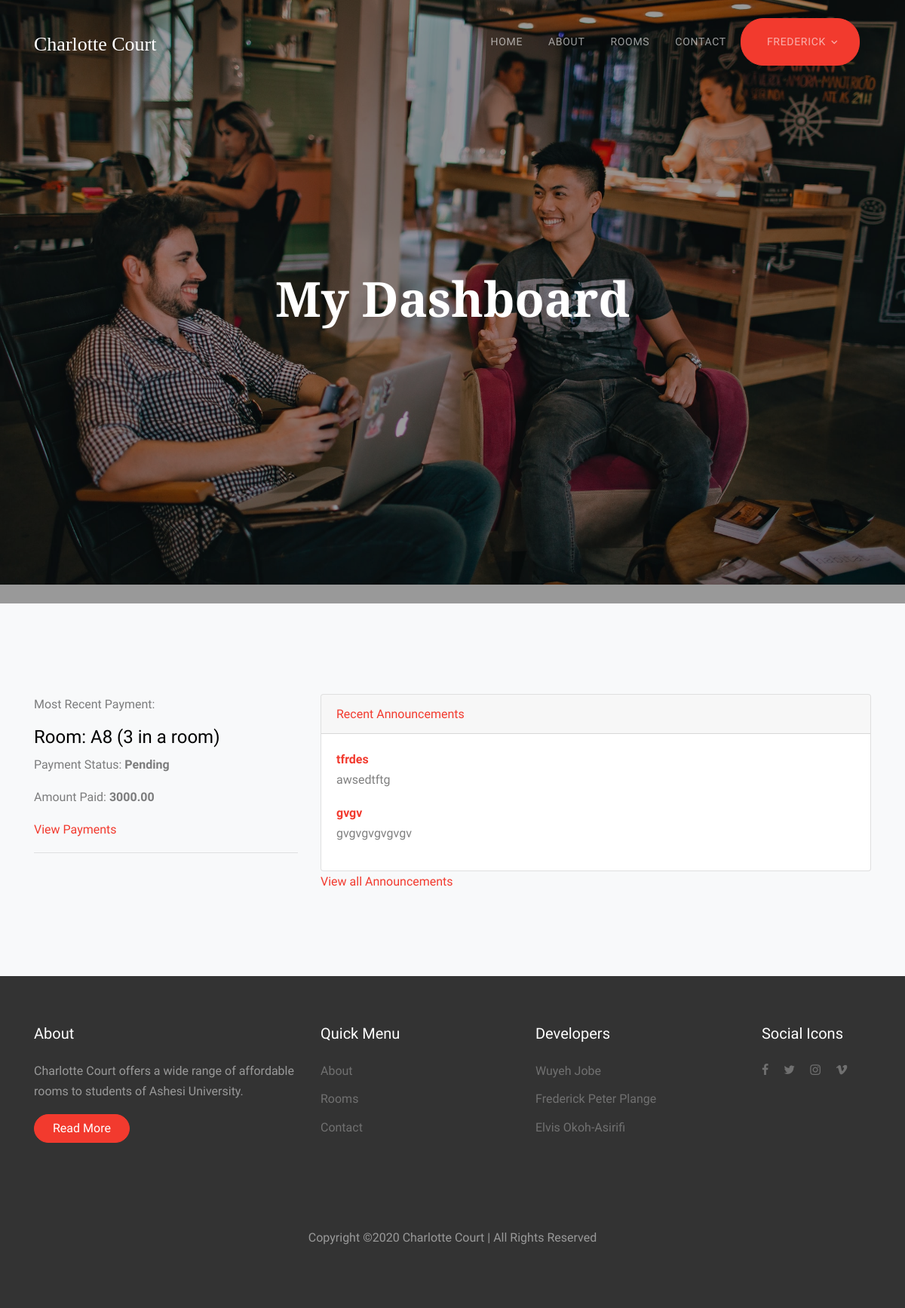
Screenshot of /hostel/dashboard/ (signed in) with the database file from the repository.
### hostel/models.py (models this page shows, shortened)
class Payment(models.Model):
    user = models.ForeignKey(User, related_name='payments', on_delete=models.CASCADE)
    room = models.ForeignKey(Room, related_name='payments', on_delete=models.CASCADE)
    reservation = models.ForeignKey(Reservation, related_name='payments', on_delete=models.CASCADE)
    status = models.CharField(max_length=50, default='Pending')
    amount = models.DecimalField(max_digits=7, decimal_places=2)
    balance = models.DecimalField(max_digits=7, decimal_places=2, default=0.00)
    date_time = models.DateTimeField(auto_now_add=True)
    class Meta:
        ordering = ["date_time"]

class Room(models.Model):
    room_type = models.ForeignKey(Room_Type, related_name='rooms', on_delete=models.CASCADE)
    name = models.CharField(max_length=50, help_text='Name must be a maximum of 50 characters', unique=True)
    num_of_people = models.PositiveSmallIntegerField(default=0)
    status = models.CharField(max_length=30, default='Available') #full or available
    class Meta:
        ordering = ["name"]

class Room_Type(models.Model):
    capacity = models.PositiveSmallIntegerField()
    price_per_day = models.DecimalField(null=True, blank=True, max_digits=7, decimal_places=2)
    price_per_week = models.DecimalField(null=True, blank=True, max_digits=7, decimal_places=2)
    price_per_month = models.DecimalField(null=True, blank=True, max_digits=7, decimal_places=2)
    price_per_sem = models.DecimalField(max_digits=7, decimal_places=2)
    image1 = models.ImageField(null=True, blank=True, upload_to='static/images/', max_length=100)
    image2 = models.ImageField(null=True, blank=True, upload_to='static/images/', max_length=100)
    image3 = models.ImageField(null=True, blank=True, upload_to='static/images/', max_length=100)
    class Meta:
        ordering = ["capacity"]

class Announcement(models.Model):
    title = models.CharField(max_length=100)
    message = models.TextField(max_length=2000)
    date_time = models.DateTimeField(auto_now_add=True)

### hostel/views.py (the view)
# urls.py: path('dashboard/', views.DashboardView.as_view(), name='dashboard'),
class DashboardView(ListView):
    model = Payment
    context_object_name = 'payments'
    template_name = 'my_dashboard.html'
    def get_context_data(self, **kwargs):
        context = super(DashboardView, self).get_context_data(**kwargs)
        context['announcements'] = Announcement.objects.order_by('-date_time')[:2]
        reservation = Reservation.objects.filter(user=self.request.user).order_by('-date')[:1]
        if reservation:
            duration_type = reservation[0].duration_type
            duration = reservation[0].duration
            amount = 0
            if duration_type == "Sem":
                amount = reservation[0].room.room_type.price_per_sem * duration
            elif duration_type == "Month":
                amount = reservation[0].room.room_type.price_per_month * duration
            elif duration_type == "Week":
                amount = reservation[0].room.room_type.price_per_week * duration
            elif duration_type == "Day":
                amount = reservation[0].room.room_type.price_per_day * duration
            payment = Payment.objects.filter(reservation=reservation)
            if not payment:
                context['reservations'] = reservation
                context['amount'] = amount
        return context
    def get_queryset(self):
        queryset = Payment.objects.select_related('reservation').filter(user=self.request.user).order_by('-date_time')[:1]
        return queryset

### templates/my_dashboard.html (shortened to what this page needs)
{% extends 'master.html' %}
{% block intro %}
<div class="site-blocks-cover overlay" style="background-image: url(/static/images/hero_1.jpg)" data-aos="fade" data-stellar-background-ratio="0.5">
    <div class="container">
      <div class="row align-items-center justify-content-center">
        <div class="col-md-7 text-center" data-aos="fade">
          <h1 class="mb-2">My Dashboard</h1>
        </div>
      </div>
    </div>
  </div>
{% endblock %}
{% block body %}
  <div class="site-section bg-light">
    <div class="container">
      <div class="row">
        <div class="col-lg-4 col-md-4 col-sm-10">
          {% if payments %}
            <p>Most Recent Payment:</p>
            {% for payment in payments %}
                <h4>Room: {{payment.room.name}} ({{payment.room.room_type.capacity}} in a room)</h4>
                <p>Payment Status: <strong>{{payment.status}}</strong></p>
                <p>Amount Paid: <strong>{{payment.amount}}</strong></p>
                <a href="{% url 'my-payments' %}">View Payments</a>
            {% endfor %}
            <hr>
            <br>
          {% else %}
            <strong>NO PAYMENT HISTORY FOUND!</strong>
          {% endif %}
        </div>
        <div class="col-lg-8 col-md-8 col-sm-10">
        {% if not errors and payments  %}
          <div id="accordion">
            <div class="card">
              <div class="card-header">
                <a class="card-link" data-toggle="collapse" href="#collapseOne">
                  Recent Announcements
                </a>
              </div>
              {% if announcements %}
                  <div id="collapseOne" class="collapse show" data-parent="#accordion">
                    <div class="card-body">
                      {% for announcement in announcements %}
                      <a href="#"><strong>{{announcement.title}}</strong></a>
                      <p>{{announcement.message}}</p>
                      {% endfor %}
                    </div>
                  </div>
              {% else %}
              <div id="collapseOne" class="collapse show" data-parent="#accordion">
                <div class="card-body">
                  <p>No anouncements</p>
                </div>
              </div>
              {% endif %}
            </div>
          </div>
          <a href="{% url 'coming_soon' %}">View all Announcements</a>
        {% endif %}
        </div>
      </div>
    </div>
  </div>
  {% endblock %}

### templates/master.html (shortened to what this page needs)
{% load static %}<!DOCTYPE html>
<html lang="en">
  <head>
    <link rel="stylesheet" href="{% static 'fonts/icomoon/style.css' %}">
    <link rel="stylesheet" href="{% static 'css/bootstrap.min.css' %}">
    <link rel="stylesheet" href="{% static 'css/magnific-popup.css' %}">
    <link rel="stylesheet" href="{% static 'css/jquery-ui.css' %}">
    <link rel="stylesheet" href="{% static 'css/owl.carousel.min.css' %}">
    <link rel="stylesheet" href="{% static 'css/owl.theme.default.min.css' %}">
    <link rel="stylesheet" href="{% static 'css/bootstrap-datepicker.css' %}">
    <link rel="stylesheet" href="{% static 'css/animate.css' %}">
    <link rel="stylesheet" href="https://cdn.jsdelivr.net/npm/mediaelement@4.2.7/build/mediaelementplayer.min.css">
    <link rel="stylesheet" href="{% static 'fonts/flaticon/font/flaticon.css' %}">
    <link rel="stylesheet" href="{% static 'css/aos.css' %}">
    <link rel="stylesheet" href="{% static 'css/style.css' %}">
    <link rel="stylesheet" href="https://stackpath.bootstrapcdn.com/font-awesome/4.7.0/css/font-awesome.min.css">
  </head>
  <body>
  <div class="site-wrap">
    <div class="site-navbar-wrap js-site-navbar bg-white">
      <div class="container">
        <div class="site-navbar bg-light">
          <div class="py-1">
            <div class="row align-items-center">
              <div class="col-4">
                <h2 class="mb-0 site-logo"><a href="{% url 'index' %}">Charlotte Court</a></h2>
              </div>
              <div class="col-8">
                <nav class="site-navigation text-right" role="navigation">
                  <div class="container">
                    <ul class="site-menu js-clone-nav d-none d-lg-block">
                      <li {% block home_active_class %}{% endblock%} >
                        <a href="{% url 'index' %}">Home</a>
                      </li>
                      <li {% block about_active_class %}{% endblock %} ><a href="{% url 'about' %}">About</a></li>
                      <li {% block rooms_active_class %}{% endblock %} ><a href="{% url 'rooms' %}">Rooms</a></li>
                      <li {% block contact_active_class %}{% endblock %} ><a href="{% url 'contact' %}">Contact</a></li>
                      {% if user.is_authenticated %}
                      <li class="has-children btn btn-primary pill text-white px-4">
                        <a href="#">{% firstof user.get_short_name user.get_username %}</a>
                      </li>
                      {% else %}
                      <li class="btn btn-primary pill text-white px-4"><a href="{% url 'accounts:login' %}">Login</a></li>
                      {% endif %}
                    </ul>
                  </div>
                </nav>
              </div>
            </div>
          </div>
        </div>
      </div>
    </div>
    {% block intro %}
    {% endblock %}
    {% block body %}
    {% endblock %}
    <footer class="site-footer">
      <div class="container">
        <div class="row">
          <div class="col-md-4">
            <h3 class="footer-heading mb-4 text-white">About</h3>
            <p>Charlotte Court offers a wide range of affordable rooms to students of Ashesi University.</p>
            <p><a href="{% url 'about'%}" class="btn btn-primary pill text-white px-4">Read More</a></p>
          </div>
          <div class="col-md-6">
            <div class="row">
              <div class="col-md-6">
                <h3 class="footer-heading mb-4 text-white">Quick Menu</h3>
                  <ul class="list-unstyled">
                    <li><a href="{% url 'about'%}">About</a></li>
                    <li><a href="{% url 'rooms'%}">Rooms</a></li>
                    <li><a href="{% url 'contact' %}">Contact</a></li>
                  </ul>
              </div>
              <div class="col-md-6">
                <h3 class="footer-heading mb-4 text-white">Developers</h3>
                  <ul class="list-unstyled">
                    <li><a href="#">Wuyeh Jobe</a></li>
                    <li><a href="#">Frederick Peter Plange</a></li>
                    <li><a href="#">Elvis Okoh-Asirifi</a></li>
                  </ul>
              </div>
            </div>
          </div>
          <div class="col-md-2">
            <div class="col-md-12"><h3 class="footer-heading mb-4 text-white">Social Icons</h3></div>
              <div class="col-md-12">
                <p>
                  <a href="#" class="pb-2 pr-2 pl-0"><span class="icon-facebook"></span></a>
                  <a href="#" class="p-2"><span class="icon-twitter"></span></a>
                  <a href="#" class="p-2"><span class="icon-instagram"></span></a>
                  <a href="#" class="p-2"><span class="icon-vimeo"></span></a>
                </p>
              </div>
          </div>
        </div>
        <div class="row pt-5 mt-5 text-center">
          <div class="col-md-12">
            <p>
            Copyright &copy;<script>document.write(new Date().getFullYear());</script> Charlotte Court | All Rights Reserved
            </p>
          </div>
        </div>
      </div>
    </footer>
  </div>
  </body>
</html>

### static/css/style.css (style rules this page uses)
body { line-height: 1.7; color: rgba(0, 0, 0, 0.5); font-weight: 400; font-size: 1rem; font-family: "Work Sans", -apple-system, BlinkMacSystemFont, "Segoe UI", Roboto, "Helvetica Neue", Arial, sans-serif, "Apple Color Emoji", "Segoe UI Emoji", "Segoe UI Symbol", "Noto Color Emoji"; }
h1, h2, h3, h4, h5, .h1, .h2, .h3, .h4, .h5 { color: #000; }
a { -webkit-transition: .3s all ease; -o-transition: .3s all ease; transition: .3s all ease; }
.site-wrap:before { -webkit-transition: .3s all ease-in-out; -o-transition: .3s all ease-in-out; transition: .3s all ease-in-out; background: rgba(0, 0, 0, 0.6); content: ""; position: absolute; z-index: 2000; top: 0; left: 0; right: 0; bottom: 0; opacity: 0; visibility: hidden; }
.btn { position: relative; top: 0; }
.btn.pill { border-radius: 30px !important; }
.site-section { padding: 3em 0; }
@media (min-width: 768px) { .site-section { padding: 7em 0; } }
.site-footer { padding: 4em 0; background-size: cover; background-position: center center; background-repeat: no-repeat; color: rgba(255, 255, 255, 0.5); position: relative; }
.site-footer:before { position: absolute; content: ""; background: rgba(0, 0, 0, 0.8); top: 0; left: 0; right: 0; bottom: 0; }
.site-footer .footer-heading { font-size: 20px; }
.site-footer a { color: rgba(255, 255, 255, 0.3); }
.site-footer ul li { margin-bottom: 10px; }
.site-navbar-top, .site-navbar { border-bottom: 1px solid rgba(0, 0, 0, 0.1); }
.site-navbar { margin-bottom: 0px; width: 100%; border-bottom: none; background: transparent !important; }
.site-navbar .site-logo { font-weight: 200; font-family: "Playfair Display"; }
.site-navbar .site-logo a { font-weight: 200; font-size: 26px; }
.site-navbar .site-navigation .site-menu { margin-bottom: 0; }
.site-navbar .site-navigation .site-menu a { text-decoration: none !important; display: inline-block; }
.site-navbar .site-navigation .site-menu > li { display: inline-block; padding: 10px 5px; }
.site-navbar .site-navigation .site-menu > li > a { padding: 10px 10px; text-transform: uppercase; letter-spacing: .05em; color: rgba(0, 0, 0, 0.6); font-size: 14px !important; text-decoration: none !important; }
.site-navbar .site-navigation .site-menu .has-children { position: relative; }
.site-navbar .site-navigation .site-menu .has-children > a { position: relative; padding-right: 20px; }
.site-navbar .site-navigation .site-menu .has-children > a:before { position: absolute; content: "\e313"; font-size: 16px; top: 50%; right: 0; -webkit-transform: translateY(-50%); -ms-transform: translateY(-50%); transform: translateY(-50%); font-family: 'icomoon'; }
.site-navbar .site-navigation .site-menu .has-children a { text-transform: uppercase; }
.site-navbar-wrap { background: transparent !important; position: fixed; z-index: 99; width: 100%; padding: 20px 0; margin-bottom: 113px; left: 0; -webkit-transition: .3s all ease; -o-transition: .3s all ease; transition: .3s all ease; }
.site-navbar-wrap .site-navbar .site-logo a { color: #fff; }
.site-navbar-wrap .site-navbar .site-navigation .site-menu > li > a { color: rgba(255, 255, 255, 0.6); font-size: 15px; }
.site-mobile-menu .site-nav-wrap { padding: 0; margin: 0; list-style: none; position: relative; }
.site-mobile-menu .site-nav-wrap a { padding: 10px 20px; display: block; position: relative; color: #212529; }
.site-mobile-menu .site-nav-wrap li { position: relative; display: block; }
.site-mobile-menu .site-nav-wrap > li { display: block; position: relative; float: left; width: 100%; }
.site-mobile-menu .site-nav-wrap > li > a { padding-left: 20px; font-size: 20px; }
.site-blocks-cover { background-size: cover; background-repeat: no-repeat; background-position: center center; }
.site-blocks-cover.overlay { position: relative; }
.site-blocks-cover.overlay:before { position: absolute; content: ""; left: 0; bottom: 0; right: 0; top: 0; background: rgba(0, 0, 0, 0.4); }
.site-blocks-cover, .site-blocks-cover .row { min-height: 600px; height: calc(100vh); }
.site-blocks-cover h1 { color: #fff; font-size: 3rem; font-family: "Playfair Display"; }
@media (min-width: 768px) { .site-blocks-cover h1 { font-size: 4rem; font-weight: 900; line-height: 1.2; } }

### rows the page displays
Payment: room.name "A8", room.room_type.capacity "3", status "Pending", amount "3000.00"
Announcement: title "tfrdes", message "awsedtftg"
Announcement: title "gvgv", message "gvgvgvgvgvgv"
